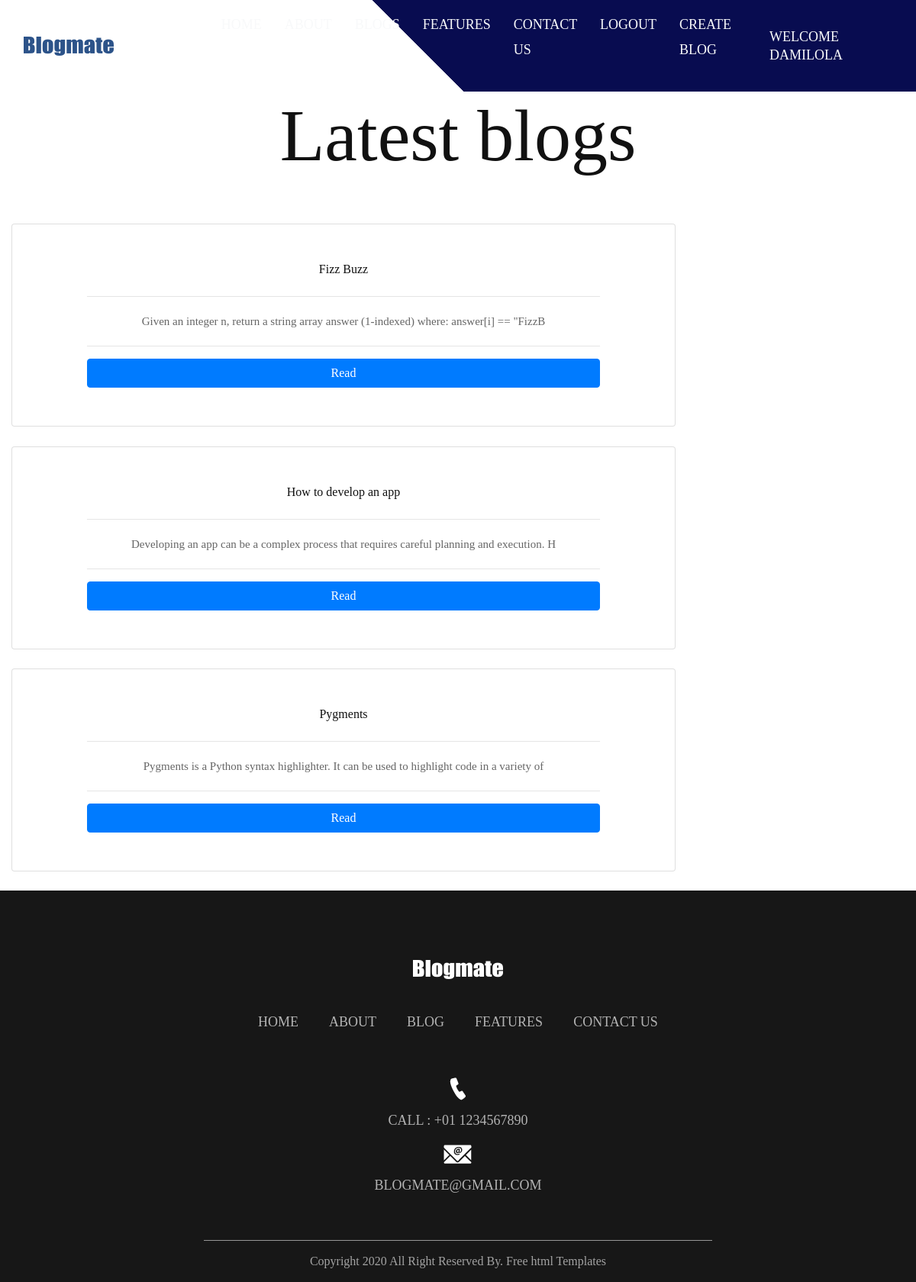
Page /blogs (signed in) on the committed database.
### blog/models.py (models this page shows, shortened)
class User(db.Model,UserMixin):
    id = db.Column(db.Integer(), primary_key = True)
    name = db.Column(db.String(),nullable = False, unique = True)
    email_address = db.Column(db.String(),nullable = False, unique = True)
    password_hash = db.Column(db.String(),nullable = False,unique = True)
    blogs = db.relationship("Blog",backref = "owned_user",lazy = True)
    @property
    def password(self):
        return self.password

class Blog(db.Model):
    id = db.Column(db.Integer(),primary_key = True)
    topic = db.Column(db.String(),nullable = False)
    placeholder = db.Column(db.String(length = 30),nullable = False)
    content = db.Column(db.String(),nullable = False)
    date = db.Column(db.String(),nullable = False)
    time = db.Column(db.String(),nullable = False)
    owner = db.Column(db.Integer(),db.ForeignKey("user.id"))

### blog/routes.py (the view)
@app.route('/blogs')
def allblogs():
    blogs = Blog.query.all()
    user = User()
    return render_template('allblogs.html', blogs = blogs, user = user)

### blog/models.py (called while the page is built)
@login_manager.user_loader
def load_user(user_id):
    return User.query.get(int(user_id))

### blog/templates/allblogs.html (shortened to what this page needs)
{% extends 'base.html' %}
{% block content %}
<section class="text-center">
    <h1 class="display-1 mb-5"><strong>Latest blogs</strong></h1>
{% for blog in blogs %}
<div class="col-9" style="align-self: center;">
<div class="card " style="padding: 30px 9%;">
  <div class="card-body">
      <h4 class="card-title">{{ blog.topic }}</h4>
      <hr>
      <p class="card-text">{{ blog.placeholder }}</p>
      <hr>
      <a name="" id="" class="btn btn-primary btn-block" href="viewblog/{{blog.id}}" role="button">Read</a>
  </div>
</div>
</div>
<br>
{% endfor %}
  </section>
{% endblock %}

### blog/templates/base.html (shortened to what this page needs)
<!DOCTYPE html>
<html lang="en">
   <head>
      <link rel="stylesheet" type="text/css" href="{{ url_for('static', filename = "css/bootstrap.css" ) }}">
      <link rel="stylesheet" type="text/css" href="{{ url_for('static', filename = "css/style.css" ) }}">
      <link rel="stylesheet" href="{{ url_for('static', filename = "css/responsive.css" ) }}">
      <link rel="stylesheet" href="{{ url_for('static', filename = "css/jquery.mCustomScrollbar.min.css" ) }}">
      <link rel="stylesheet" href="{{ url_for('static', filename = "css/owl.carousel.min.css" ) }}">
      {% if current_user.is_authenticated %}
         <div class="container-fluid header_main">
            <nav class="navbar navbar-expand-lg navbar-light bg-light">
               <a class="logo" href="{{ url_for('home' ) }}"><img src="{{ url_for('static', filename  = "images/logo.png" ) }}"></a>
               <div class="collapse navbar-collapse" id="navbarSupportedContent">
                  <ul class="navbar-nav mr-auto">
                     <li class="nav-item">
                        <a class="nav-link" href="{{ url_for('home' ) }}">Home</a>
                     </li>
                     <li class="nav-item">
                        <a class="nav-link" href="about.html">About</a>
                     </li>
                     <li class="nav-item">
                        <a class="nav-link" href="{{ url_for('allblogs' ) }}">Blogs</a>
                     </li>
                     <li class="nav-item">
                        <a class="nav-link" href="{{ url_for('features' ) }}">Features</a>
                     </li>
                     <li class="nav-item">
                        <a class="nav-link" href="contact.html">Contact Us</a>
                     </li>
                     <li class="nav-item">
                        <a class="nav-link" href="{{ url_for('logout' ) }}">Logout</a>
                     </li>
                     <li class="nav-item">
                        <a class="nav-link" href="{{ url_for('createblog' ) }}">Create Blog</a>
                     </li>
                     <li class="nav-item">
                        <p class="nav-link">Welcome {{current_user.name}}</a>
                     </li>
                     <li class="nav-item">
                        <a class="nav-link" href="#"><img src="{{ url_for('static', filename = "images/search-icon.png" ) }}"></a>
                     </li>
                  </ul>
               </div>
            </nav>
         </div>
      {% endif %}
      {% block content %}
      {% endblock %}
      <div class="footer_section layout_padding">
         <div class="container">
            <div class="footer_logo"><a href="index.html"><img src="{{ url_for('static', filename = "images/footer-logo.png" ) }}"></a></div>
            <div class="footer_menu">
               <ul>
                  <li><a href="index.html">Home</a></li>
                  <li><a href="about.html">About</a></li>
                  <li><a href="blog.html">Blog</a></li>
                  <li><a href="features.html">Features</a></li>
                  <li><a href="contact.html">contact us</a></li>
               </ul>
            </div>
            <div class="contact_menu">
               <ul>
                  <li><a href="#"><img src="{{ url_for('static', filename = "images/call-icon.png" ) }}"></a></li>
                  <li><a href="#">Call : +01 1234567890</a></li>
                  <li><a href="blog.html"><img src="{{ url_for('static', filename = "images/mail-icon.png" ) }}"></a></li>
                  <li><a href="features.html">blogmate@gmail.com</a></li>
               </ul>
            </div>
         </div>
      </div>
      <div class="copyright_section">
         <div class="container">
            <p class="copyright_text">Copyright 2020 All Right Reserved By.<a href="https://html.design"> Free  html Templates</a></p>
         </div>
      </div>
   </body>
</html>

### blog/static/css/style.css (style rules this page uses)
* { box-sizing: border-box !important; transition: ease all 0.5s; }
html { scroll-behavior: smooth; }
a { color: #1f1f1f; text-decoration: none !important; outline: none !important; -webkit-transition: all .3s ease-in-out; -moz-transition: all .3s ease-in-out; -ms-transition: all .3s ease-in-out; -o-transition: all .3s ease-in-out; transition: all .3s ease-in-out; }
h1, h2, h3, h4, h5, h6 { letter-spacing: 0; font-weight: normal; position: relative; padding: 0 0 10px 0; font-weight: normal; line-height: normal; color: #111111; margin: 0 }
h1 { font-size: 24px }
h4 { font-size: 16px }
*, *::after, *::before { -webkit-box-sizing: border-box; -moz-box-sizing: border-box; box-sizing: border-box; }
ul, li, ol { margin: 0px; padding: 0px; list-style: none; }
p { margin: 20px; font-weight: 300; font-size: 15px; line-height: 24px; }
a { color: #222222; text-decoration: none; outline: none !important; }
a, .btn { text-decoration: none !important; outline: none !important; -webkit-transition: all .3s ease-in-out; -moz-transition: all .3s ease-in-out; -ms-transition: all .3s ease-in-out; -o-transition: all .3s ease-in-out; transition: all .3s ease-in-out; }
img { max-width: 100%; height: auto; }
.layout_padding { padding-top: 90px; padding-bottom: 0px; }
.bg-light { background-color: transparent!important; }
.header_main { background: linear-gradient(45deg, transparent 46%, #080c50 46%); }
.logo { width: 50%; float: left; }
.navbar-expand-lg .navbar-nav .nav-link { padding-right: 15px; padding-left: 15px; font-size: 18px; color: #f8f9fa; text-transform: uppercase; }
.footer_section { width: 100%; float: left; background-color: #171717; height: auto; padding-bottom: 50px; }
.footer_logo { width: 100%; float: left; text-align: center; }
.footer_menu { width: 100%; float: left; text-align: center; padding-top: 40px; }
.footer_menu ul { margin: 0px; padding: 0px; display: inline-block; text-align: center; }
.footer_menu li { float: left; font-size: 18px; color: #b3b3b3; padding: 0px 20px; text-transform: uppercase; }
.footer_menu li a { color: #b3b3b3; }
.contact_menu { width: 100%; float: left; text-align: center; padding-top: 40px; }
.contact_menu ul { margin: 0px; padding: 0px; display: inline-block; text-align: center; }
.contact_menu li { float: initial; font-size: 18px; color: #b3b3b3; padding: 5px 20px; text-transform: uppercase; text-align: center; }
.contact_menu li a { color: #b3b3b3; }
.copyright_section { width: 100%; float: left; background-color: #171717; height: auto; }
.copyright_text { width: 60%; margin: 0 auto; font-size: 16px; text-align: center; color: #a3a3a3; border-top: 1px solid #969696; padding: 15px 0px; }
.copyright_text a { color: #a3a3a3; }

### rows in the picture
User: name "DAMILOLA"
Blog: topic "Fizz Buzz", placeholder "Given an integer n, return a string array answer (1-indexed) where: answer[i] == \"FizzB"
Blog: topic "How to develop an app", placeholder "Developing an app can be a complex process that requires careful planning and execution. H"
Blog: topic "Pygments", placeholder "Pygments is a Python syntax highlighter. It can be used to highlight code in a variety of"
